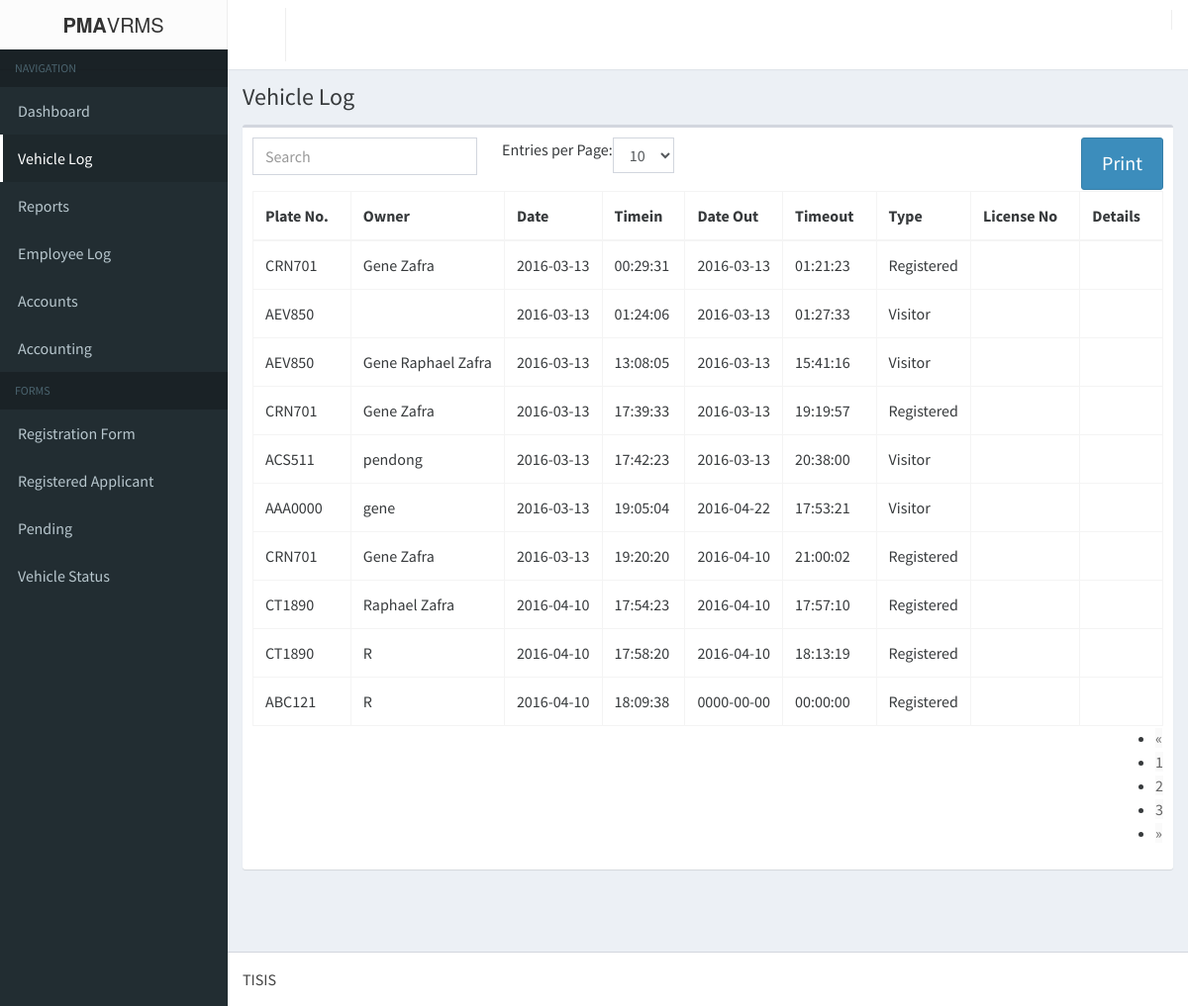
The page /new/login/vehicleLog.php on the database its author committed.
### tables this page shows
CREATE TABLE IF NOT EXISTS `client_log` (
  `tid` int(11) NOT NULL AUTO_INCREMENT,
  `plateNum` varchar(7) NOT NULL,
  `owner` varchar(50) NOT NULL,
  `dateIn` date NOT NULL,
  `timein` time NOT NULL,
  `dateOut` date NOT NULL,
  `timeout` time NOT NULL,
  `type` varchar(15) NOT NULL,
  `licenseNo` varchar(11) NOT NULL,
  `details` varchar(300) NOT NULL,
  `flag` int(11) NOT NULL,
  `vid` varchar(10) NOT NULL,
  `pIN` varchar(50) NOT NULL,
  `pOUT` varchar(50) NOT NULL,
  PRIMARY KEY (`tid`)
);

### new/login/logic/registered_logic.php (called while the page is built, shortened)
<?php
	require_once('db/database.php');
	$database = new Database();
	$query = 'SELECT * FROM form1_applicantpd ORDER BY a_dateRegistered DESC';
	$database->execute($query);
	$query = 'SELECT * FROM form2_militarypd ORDER BY m_dateRegistered DESC';
	$database->execute($query);
	$query = "SELECT * FROM vehicle_information JOIN form1_applicantpd ON form1_applicantpd.a_vehicle_id = vehicle_information.vehicleId  WHERE form1_applicantpd.a_status='registered'  AND form1_applicantpd.a_renew_status = '1'";
	$database->execute($query);
	$query1 = "SELECT form2_militarypd.*, vehicle_information.* FROM form2_militarypd JOIN vehicle_information ON form2_militarypd.m_vehicle_id=vehicle_information.vehicleId WHERE form2_militarypd.m_status='registered' AND form2_militarypd.m_renew_status = '1'";
	$database->execute($query1);
	$query = 'SELECT * FROM client_log';
	$database->execute($query);
	$logs = array();
?>

### new/login/db/database.php (called while the page is built, shortened)
<?php
	class Database{
		private $database;
		private function connect(){
			$host			= 'localhost';
			$username		= 'root';
			$password		= '';
			$database_name	= 'pma-vrms';
			$port			= 3306;
			$this->database = mysqli_connect($host, $username, $password, $database_name, $port);
		}
		public function execute($query){
			$this->result = mysqli_query($this->database, $query) OR die(mysqli_error($this->database));
		}
	}
?>

### new/login/vehicleLog.php (the view, shortened to what this page needs)
<!DOCTYPE html>
<html>
<head>
	<link rel="stylesheet" href="bootstrap/css/bootstrap.min.css">
    <link rel="stylesheet" href="fonts/font-awesome.min.css">
    <link rel="stylesheet" href="css/style-main.min.css">
    <link rel="stylesheet" href="bootstrap/css/jquery.bdt.css">
    <link rel="stylesheet" href="css/skin.min.css">
    <link rel="stylesheet" type="text/css" href="css/print.css">
</head>
<body class="hold-transition skin-black sidebar-mini">
    <div class="wrapper">
      <header class="main-header">
        <div class="logo">
          <span class="logo-lg"><b>PMA</b>VRMS</span>
        </div>
        <nav class="navbar navbar-static-top" role="navigation">
          <a href="#" class="sidebar-toggle" data-toggle="offcanvas" role="button">
          </a>
        </nav>
      </header>
      <aside class="main-sidebar">
        <section class="sidebar">
          <ul class="sidebar-menu">
            <li class="header">NAVIGATION</li>
            <li class=""><a href="index.php"><i class="glyphicon glyphicon-dashboard"></i> <span>Dashboard</span></a></li>
            <li class="active"><a href="vehicleLog.php"><i class="glyphicon glyphicon-road"></i> <span>Vehicle Log</span></a></li>
            <li><a href="reports.php"><i class="glyphicon glyphicon-flag"></i> <span>Reports</span></a></li>
            <li><a href="login/logbook_page.php"><i class="glyphicon glyphicon-user"></i> <span>Employee Log</span></a></li>
						<li class="treeview">
							<a href="#"><i class="glyphicon glyphicon-plus"></i>
								<span>Accounts</span>
							</a>
						</li>
            <li class="treeview">
              <a href="#"><i class="glyphicon glyphicon-list-alt"></i> <span>Accounting</span> <i class="glyphicon glyphicon-chevron-down pull-right"></i></a>
            </li>
            <li class="header">FORMS</li>
            <li class="treeview">
              <a href="#"><i class="glyphicon glyphicon-list-alt"></i> <span>Registration Form</span> <i class="glyphicon glyphicon-chevron-down pull-right"></i></a>
            </li>
            <li class="treeview">
              <a href="#"><i class="glyphicon glyphicon-ok-circle"></i> <span>Registered Applicant</span> <i class="glyphicon glyphicon-chevron-down pull-right"></i></a>
            </li>
            <li class="treeview">
              <a href="#"><i class="glyphicon glyphicon-option-horizontal"></i> <span>Pending</span> <i class="glyphicon glyphicon-chevron-down pull-right"></i></a>
            </li>
            <li class="treeview">
              <a href="#"><i class="glyphicon glyphicon-ok-circle"></i> <span>Vehicle Status</span> <i class="glyphicon glyphicon-chevron-down pull-right"></i></a>
            </li>
          </ul>
        </section>
      </aside>
      <div class="content-wrapper">
        <section class="content-header">
          <h1>
            Vehicle Log
          </h1>
        </section>
        <section class="content">
	       <?php include('logic/registered_logic.php'); ?>
		<div class="'container">
			<div class="row">
				<div class="col-md-12">
                    <div class="box">
                        <div class="box-body">
                            <button id="printReports" class="btn btn-primary btn-lg pull-right" onclick="printReports()">
                                <span class="glyphicon glyphicon-print" aria-hidden="true"></span> Print
                            </button>
                            <table class="table table-bordered table-hover" id="bootstrap-table">
                                <thead>
                                    <th>Plate No.</th>
                                    <th>Owner</th>
                                    <th>Date</th>
                                    <th>Timein</th>
                                    <th>Date Out</th>
                                    <th>Timeout</th>
                                    <th>Type</th>
                                    <th>License No</th>
                                    <th>Details</th>
                                </thead>
                                <tbody>
                                    <?php
                                        foreach ($logs as $key => $log) {
                                            echo <<<DATA
                                                <tr id='report_$key'>
                                                    <td style='display:none'>$log[tid]</td>
                                                    <td>$log[plateNum]</td>
                                                    <td>$log[owner]</td>
                                                    <td>$log[dateIn]</td>
                                                    <td>$log[timein]</td>
                                                    <td>$log[dateOut]</td>
                                                    <td>$log[timeout]</td>
                                                    <td>$log[type]</td>
                                                    <td>$log[licenseNo]</td>
                                                    <td>$log[details]</td>
                                                </tr>
DATA;
                                        }
                                    ?>
                                </tbody>
                            </table>
                        </div>
                    </div>
                </div>
</section>
        <br/><br/>
        </div>
      <footer class="main-footer">
        TISIS
      </footer>
    </div>
</body>
</html>

### rows shown on the page
client_log: plateNum "CRN701", owner "Gene Zafra", dateIn "2016-03-13", timein "00:29:31", dateOut "2016-03-13", timeout "01:21:23", type "Registered"
client_log: plateNum "AEV850", dateIn "2016-03-13", timein "01:24:06", dateOut "2016-03-13", timeout "01:27:33", type "Visitor"
client_log: plateNum "AEV850", owner "Gene Raphael Zafra", dateIn "2016-03-13", timein "13:08:05", dateOut "2016-03-13", timeout "15:41:16", type "Visitor"
client_log: plateNum "CRN701", owner "Gene Zafra", dateIn "2016-03-13", timein "17:39:33", dateOut "2016-03-13", timeout "19:19:57", type "Registered"
client_log: plateNum "ACS511", owner "pendong", dateIn "2016-03-13", timein "17:42:23", dateOut "2016-03-13", timeout "20:38:00", type "Visitor"
client_log: plateNum "AAA0000", owner "gene", dateIn "2016-03-13", timein "19:05:04", dateOut "2016-04-22", timeout "17:53:21", type "Visitor"
client_log: plateNum "CRN701", owner "Gene Zafra", dateIn "2016-03-13", timein "19:20:20", dateOut "2016-04-10", timeout "21:00:02", type "Registered"
client_log: plateNum "CT1890", owner "Raphael Zafra", dateIn "2016-04-10", timein "17:54:23", dateOut "2016-04-10", timeout "17:57:10", type "Registered"
client_log: plateNum "CT1890", owner "R", dateIn "2016-04-10", timein "17:58:20", dateOut "2016-04-10", timeout "18:13:19", type "Registered"
client_log: plateNum "ABC121", owner "R", dateIn "2016-04-10", timein "18:09:38", dateOut "0000-00-00", timeout "00:00:00", type "Registered"
